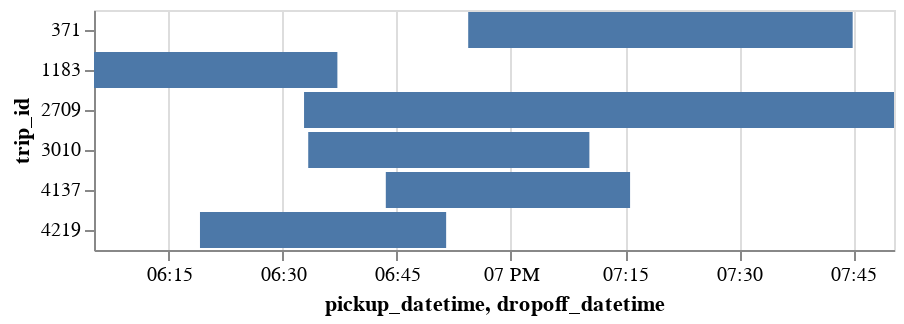

Write notebook code for a chart like this one.
### Code cell
alt.Chart(event_df).mark_bar().encode(
    x='pickup_datetime:T',
    x2='dropoff_datetime:T',
    y='trip_id:N',
)

### Figure 1 — Vega-Lite specification as saved in the notebook (floating-point values rounded to 4 significant figures)
{"config": {"view": {"continuousWidth": 400, "continuousHeight": 300}}, "data": {"name": "data-58dc2f896ffdc57061b023c164aca793"}, "mark": "bar", "encoding": {"x": {"type": "temporal", "field": "pickup_datetime"}, "x2": {"field": "dropoff_datetime"}, "y": {"type": "nominal", "field": "trip_id"}}, "$schema": "https://vega.github.io/schema/vega-lite/v4.0.2.json", "datasets": {"data-58dc2f896ffdc57061b023c164aca793": [{"VendorID": 2, "pickup_datetime": "2016-06-17T18:54:23", "dropoff_datetime": "2016-06-17T19:44:56", "Pickup_longitude": -73.95, "Pickup_latitude": 40.8, "Dropoff_longitude": -73.78, "Dropoff_latitude": 40.65, "Passenger_count": 1, "Trip_distance": 18.29, "Fare_amount": 52.0, "Extra": 4.5, "MTA_tax": 0.5, "Tip_amount": 12.57, "Tolls_amount": 5.54, "improvement_surcharge": 0.3, "Total_amount": 75.41, "Payment_type": 1, "Trip_type ": 1.0, "day": 17, "hour": 18, "duration": 50.55, "trip_id": 371}, {"VendorID": 2, "pickup_datetime": "2016-06-17T18:05:11", "dropoff_datetime": "2016-06-17T18:37:11", "Pickup_longitude": -73.95, "Pickup_latitude": 40.81, "Dropoff_longitude": -73.91, "Dropoff_latitude": 40.83, "Passenger_count": 1, "Trip_distance": 3.76, "Fare_amount": 21.0, "Extra": 1.0, "MTA_tax": 0.5, "Tip_amount": 2.0, "Tolls_amount": 0.0, "improvement_surcharge": 0.3, "Total_amount": 24.8, "Payment_type": 1, "Trip_type ": 1.0, "day": 17, "hour": 18, "duration": 32.0, "trip_id": 1183}, {"VendorID": 2, "pickup_datetime": "2016-06-17T18:32:48", "dropoff_datetime": "2016-06-17T19:50:22", "Pickup_longitude": -73.89, "Pickup_latitude": 40.68, "Dropoff_longitude": -73.88, "Dropoff_latitude": 40.85, "Passenger_count": 2, "Trip_distance": 19.45, "Fare_amount": 66.5, "Extra": 1.0, "MTA_tax": 0.5, "Tip_amount": 0.0, "Tolls_amount": 11.75, "improvement_surcharge": 0.3, "Total_amount": 83.95, "Payment_type": 2, "Trip_type ": 1.0, "day": 17, "hour": 18, "duration": 77.57, "trip_id": 2709}, {"VendorID": 2, "pickup_datetime": "2016-06-17T18:33:21", "dropoff_datetime": "2016-06-17T19:10:19", "Pickup_longitude": -73.98, "Pickup_latitude": 40.69, "Dropoff_longitude": -73.9, "Dropoff_latitude": 40.66, "Passenger_count": 1, "Trip_distance": 6.14, "Fare_amount": 26.5, "Extra": 1.0, "MTA_tax": 0.5, "Tip_amount": 0.0, "Tolls_amount": 0.0, "improvement_surcharge": 0.3, "Total_amount": 28.3, "Payment_type": 1, "Trip_type ": 1.0, "day": 17, "hour": 18, "duration": 36.97, "trip_id": 3010}, {"VendorID": 2, "pickup_datetime": "2016-06-17T18:43:33", "dropoff_datetime": "2016-06-17T19:15:40", "Pickup_longitude": -73.99, "Pickup_latitude": 40.69, "Dropoff_longitude": -74.01, "Dropoff_latitude": 40.74, "Passenger_count": 1, "Trip_distance": 4.1, "Fare_amount": 21.5, "Extra": 1.0, "MTA_tax": 0.5, "Tip_amount": 5.82, "Tolls_amount": 0.0, "improvement_surcharge": 0.3, "Total_amount": 29.12, "Payment_type": 1, "Trip_type ": 1.0, "day": 17, "hour": 18, "duration": 32.12, "trip_id": 4137}, {"VendorID": 2, "pickup_datetime": "2016-06-17T18:19:07", "dropoff_datetime": "2016-06-17T18:51:29", "Pickup_longitude": -73.95, "Pickup_latitude": 40.64, "Dropoff_longitude": -73.95, "Dropoff_latitude": 40.7, "Passenger_count": 1, "Trip_distance": 4.77, "Fare_amount": 22.5, "Extra": 1.0, "MTA_tax": 0.5, "Tip_amount": 0.0, "Tolls_amount": 0.0, "improvement_surcharge": 0.3, "Total_amount": 26.25, "Payment_type": 1, "Trip_type ": 1.0, "day": 17, "hour": 18, "duration": 32.37, "trip_id": 4219}]}}
